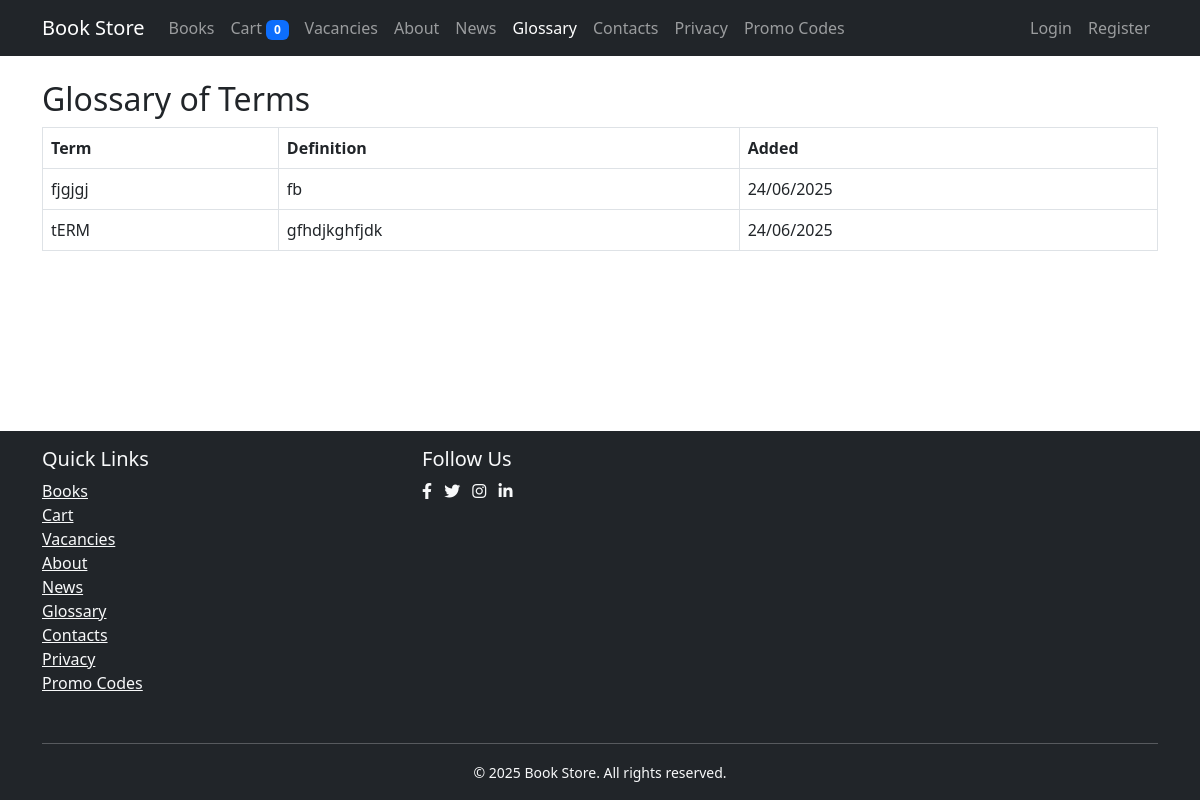
The app's page /terms/ with its own data.
### books/models.py (models this page shows, shortened)
class Term(models.Model):
    term = models.CharField(max_length=100)
    definition = models.TextField()
    added_at = models.DateField(auto_now_add=True)
    class Meta:
        ordering = ['term']

### books/views.py (the view)
# urls.py: path('terms/', enhanced_views.TermsListView.as_view(), name='terms_list'),
def terms_list(request):
    terms = Term.objects.order_by('term')
    return render(request, 'books/terms_list.html', {'terms': terms})

### books/context_processors.py (called while the page is built)
def cart(request):
    cart = request.session.get('cart', {})
    return {
        'cart': cart,
        'cart_count': len(cart)
    }

### templates/books/terms_list.html (shortened to what this page needs)
{% extends 'base.html' %}
{% block content %}
<h2>Glossary of Terms</h2>
<table class="table table-bordered">
    <thead>
        <tr><th>Term</th><th>Definition</th><th>Added</th></tr>
    </thead>
    <tbody>
    {% for term in terms %}
        <tr>
            <td>{{ term.term }}</td>
            <td>{{ term.definition }}</td>
            <td>{{ term.added_at|date:'d/m/Y' }}</td>
        </tr>
    {% empty %}
        <tr><td colspan="3">No terms yet.</td></tr>
    {% endfor %}
    </tbody>
</table>
{% endblock %}

### templates/base.html (style rules this page uses)
body { min-height: 100vh; display: flex; flex-direction: column; }

### records on screen
Term: term "fjgjgj", definition "fb", added_at "24/06/2025"
Term: term "tERM", definition "gfhdjkghfjdk", added_at "24/06/2025"

### other values on screen
{{ cart_count }} "0"
